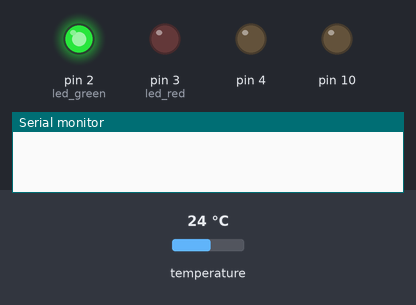
Recording of a sketch running on a simulated Arduino Mega 2560, built with avr-gcc and run on an emulated ATmega2560. Shown: output pins drawn as LEDs (lit = HIGH), the last lines printed to the serial monitor. Inputs (shaded band) come from the test bench; at power-on: temperature 24 °C. Storage starts empty.

Above: at 0.1 s.
At 2.1 s:
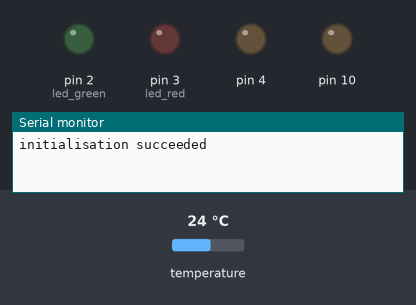
At 14.0 s:
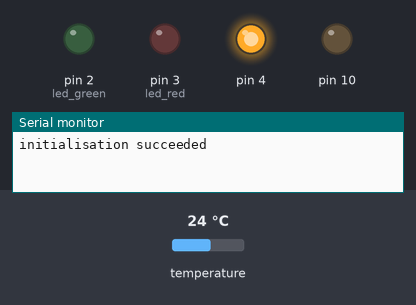
Timing chart, 0 to 15.5 s (numbered marks = the images above):
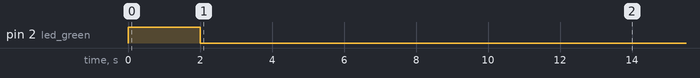

The sketch:

_GPS_ROVER_V1.ino
```cpp
/*
 * Box 1: Kanal 2607
 * Box 2: Kanal 2608
 * Box 3: Kanal 2609
 * Box 4: Kanal 2610
 * Box 5: Kanal 2611
 */


#include "DropRecovery.h"
SettingGPS gps;
SettingSD sd;
SettingBMS bms;
SettingTPL tpl;

float measurment_time = 3; // Declare measurment time in minutes
int cts = 30;

void setup() {
  // Initialize all serial ports:
  Serial.begin(115200); // Start serial port for debugging
  Serial1.begin(38400); // Start serial port with GPS receiver
  Serial2.begin(115200); // Start serial port with XBEE module

  pinMode(cts, INPUT);

  tpl.LEDInit(); // Initialize green and red led + switch on green led for 2 seconds when switched on
  tpl.TPLInit(); // Initialize TPL5110
  sd.SdInit(); // Initialize SD Card
  gps.GpsInit(); // send configuration for GPS initialisation
  gps.RawxConfig(); // send configuration data in UBX protocol to receive RAWX and SFRBX

  // BMS
  float temp = bms.Temperature();
  float volt = bms.Voltage();
  sd.WriteBmsLog(temp, volt);
  if (temp < 0.0 or volt < bms.LowVoltage) {
    Serial2.print("Battery or temperature low!");
    delay(20);
    tpl.TPLToggle();
  }

  // Open GPS File
  sd.root = SD.open("/");
  sd.OpenFile(sd.root);

  // Start measuring the time
  tpl.start_time = millis();
}

void loop() {
  char rawx_buffer[gps.buffer_length]; // declare a buffer
  int buffer_index = 0; // declare buffer index
  int sent_index = 0; // declare sent index for telemetry
  while (Serial1.available()) { // while GPS receiver transmits bytes, write them into buffer
    int avail = Serial1.available();
    char* rawx_buffer_ptr = rawx_buffer + buffer_index;
    Serial1.readBytes(rawx_buffer_ptr, avail);
    buffer_index += avail;
    if (buffer_index > gps.buffer_length) { // if more data available on Serial1 than gps.buffer_length, delete message
      Serial.print("index");
      buffer_index = 0;
      break;
    }
  }

  if (buffer_index != 0) {
    // when GPS receiver is done transmitting data, store it on microSD
    sd.gpsFile.write(rawx_buffer , buffer_index);
    sd.gpsFile.flush();

    // Send data via telemetry

    int cts_counter = 0;
    while (sent_index < buffer_index && cts_counter < 150) {
      if ((int) digitalRead(cts) == 0) {
        Serial2.write(rawx_buffer[sent_index]);
        sent_index++;
      }
      else {
        delay(3);
        cts_counter++;
      }
    }
  }

  tpl.current_time = millis(); // measure current time
  if (tpl.TPLMeasureTime(tpl.current_time, tpl.start_time, measurment_time)) {
    tpl.TPLToggle();
  }
}
```

BmsLibrary.cpp
```cpp
#include "DropRecovery.h"
#include <OneWire.h>
#include <DallasTemperature.h>

SettingBMS::SettingBMS() {
  // Anything required when instantiating an object, goes here.
  MaxVoltageBattery = 4.2;
  MaxVoltageArduino = 3.3;
  LowVoltage = 3.2;
  Vpp = MaxVoltageArduino / 1023;
}

float SettingBMS::Temperature() {
  OneWire oneWire(5); // Setup a oneWire instance to communicate with any OneWire devices on pin 5 on Arduino Board (not just Maxim/Dallas temperature ICs)
  DallasTemperature sensors(&oneWire); // Pass oneWire reference to Dallas Temperature.
  sensors.begin(); // Start up the library. IC Default 9 bit.
  sensors.requestTemperatures(); // Send the command to get temperatures
  delay(1000); // Wait before reading out - IMPORTANT!
  temperature = sensors.getTempCByIndex(0); // Read the temperature
  delay(5);

  return temperature;
}

float SettingBMS::Voltage() {
  analog_value = analogRead(A10);
  real_voltage = (analog_value * Vpp) * MaxVoltageBattery / MaxVoltageArduino;

  return real_voltage;
}
```

DropRecovery.h
```cpp
#ifndef dr
#define dr

#if (ARDUINO>=100)
#include "Arduino.h"
#else
#include "WProgram.h"
#endif

#include <SD.h>

// Global variables
// A bit hacky, but needs to be instantiated as global variables, otherwise it won't work! Issue due to PROGMEM.
const char UBLOX_INIT[] PROGMEM = {
  // Disable NMEA
  0xB5, 0x62, 0x06, 0x01, 0x08, 0x00, 0xF0, 0x00, 0x00, 0x00, 0x00, 0x00, 0x00, 0x00, 0xFF, 0x23, // GxGGA off
  0xB5, 0x62, 0x06, 0x01, 0x08, 0x00, 0xF0, 0x01, 0x00, 0x00, 0x00, 0x00, 0x00, 0x00, 0x00, 0x2A, // GxGLL off
  0xB5, 0x62, 0x06, 0x01, 0x08, 0x00, 0xF0, 0x02, 0x00, 0x00, 0x00, 0x00, 0x00, 0x00, 0x01, 0x31, // GxGSA off
  0xB5, 0x62, 0x06, 0x01, 0x08, 0x00, 0xF0, 0x03, 0x00, 0x00, 0x00, 0x00, 0x00, 0x00, 0x02, 0x38, // GxGSV off
  0xB5, 0x62, 0x06, 0x01, 0x08, 0x00, 0xF0, 0x04, 0x00, 0x00, 0x00, 0x00, 0x00, 0x00, 0x03, 0x3F, // GxRMC off
  0xB5, 0x62, 0x06, 0x01, 0x08, 0x00, 0xF0, 0x05, 0x00, 0x00, 0x00, 0x00, 0x00, 0x00, 0x04, 0x46, // GxVTG off

  // Disable UBX
  0xB5, 0x62, 0x06, 0x01, 0x08, 0x00, 0x02, 0x15, 0x00, 0x00, 0x00, 0x00, 0x00, 0x00, 0x26, 0x46, // RXM-RAWX off
  0xB5, 0x62, 0x06, 0x01, 0x08, 0x00, 0x02, 0x13, 0x00, 0x00, 0x00, 0x00, 0x00, 0x00, 0x24, 0x38, // RXM-SFRBX off

  // Rate
  // 0xB5, 0x62, 0x06, 0x08, 0x06, 0x00, 0xE8, 0x03, 0x01, 0x00, 0x01, 0x00, 0x01, 0x39, //(1Hz)
  0xB5, 0x62, 0x06, 0x08, 0x06, 0x00, 0xD0, 0x07, 0x01, 0x00, 0x01, 0x00, 0xED, 0xBD, // (0.5Hz)
  // 0xB5, 0x62, 0x06, 0x08, 0x06, 0x00, 0xB8, 0x0B, 0x01, 0x00, 0x01, 0x00, 0xD9, 0x41, // (0.33Hz)
};

const char UBLOX_INIT_RAWX[] PROGMEM = {
  // Disable UBX
  0xB5, 0x62, 0x06, 0x01, 0x08, 0x00, 0x02, 0x15, 0x00, 0x00, 0x00, 0x00, 0x00, 0x00, 0x26, 0x46, // RXM-RAWX off
  0xB5, 0x62, 0x06, 0x01, 0x08, 0x00, 0x02, 0x13, 0x00, 0x00, 0x00, 0x00, 0x00, 0x00, 0x24, 0x38, // RXM-SFRBX off

  // Enable UBX
  0xB5, 0x62, 0x06, 0x01, 0x08, 0x00, 0x02, 0x15, 0x00, 0x01, 0x00, 0x00, 0x00, 0x00, 0x27, 0x4B, // RXM-RAWX on
  0xB5, 0x62, 0x06, 0x01, 0x08, 0x00, 0x02, 0x13, 0x00, 0x01, 0x00, 0x00, 0x00, 0x00, 0x25, 0x3D, // RXM-SFRBX on
};

// Classes
class SettingGPS {
  public:
    // Constructor
    SettingGPS();

    // Methods
    void GpsInit();
    void RawxConfig();
    // Variables
    int buffer_length;
};

class SettingSD {
  public:
    // Constructor
    SettingSD();

    // Methods
    void SdInit();
    void OpenFile(File dir);
    void WriteBmsLog(double temp, double volt);

    // Variables
    File bmsFile; // Declare file where BMS data will be written onto.
    File gpsFile; // Declare file where GPS data will be written onto.
    File root; // Declare root of store data.
};

class SettingBMS {
  public:
    // Constructor
    SettingBMS();

    // Methods
    float Temperature();
    float Voltage();

    // Variables
    float temperature; // Variable to store temperature value
    int analog_value; // Analog voltage value that Arduino reads
    float real_voltage; // Real measured voltage
    float MaxVoltageBattery; // Maximum voltage on battery when charged
    float MaxVoltageArduino; // Maximum voltage Arduino should read
    float LowVoltage; // Lowest acceptable voltage
    float Vpp; // Volts per point <-> accuracy of measurement
};

class SettingTPL {
  public:
    // Contstructor
    SettingTPL();

    // Method
    void LEDInit();
    void TPLInit();
    bool TPLMeasureTime(unsigned long current_time, unsigned long start_time, unsigned long measurment_time);
    void TPLToggle();

    // Variable
    unsigned long start_time;
    unsigned long current_time;
    int led_green;
    int led_red;
};


#endif
```

GPSLibrary.cpp
```cpp
#include "DropRecovery.h"

SettingGPS::SettingGPS() {
  // Anything required when instantiating an object, goes here.
  buffer_length = 3000;
}

void SettingGPS::GpsInit() {
  for (int i = 0; i < sizeof(UBLOX_INIT); i++) {
    Serial1.write( pgm_read_byte(UBLOX_INIT + i) );
    delay(10); // simulating a 38400baud pace (or less), otherwise commands are not accepted by the device.
  }
  delay(8000); // wait 8 seconds until position lock on GPS receiver
}

void SettingGPS::RawxConfig() {
  for (int i = 0; i < sizeof(UBLOX_INIT_RAWX); i++) {
    Serial1.write( pgm_read_byte(UBLOX_INIT_RAWX + i) );
    delay(10); // simulating a 38400baud pace (or less), otherwise commands are not accepted by the device.
  }
  delay(20);
}
```

SdFileLibrary.cpp
```cpp
#include "DropRecovery.h"

SettingSD::SettingSD() {
  // Anything required when instantiating an object, goes here.
}

void SettingSD::SdInit() {
  pinMode(10, OUTPUT);
  if (!SD.begin(10)) {
    Serial.println("initialisation failed");
    delay(20);
    return;
  }
  Serial.println("initialisation succeeded");
  delay(20);
}

void SettingSD::OpenFile(File dir) {
  int file_count = -1; // -1 as bms-file will also be counted.
  while (true) {
    File entry =  dir.openNextFile();
    if (! entry) {
      // no more files
      gpsFile = SD.open("ROV" + String(file_count) + ".bin", FILE_WRITE);
      break;
    }
    else {
      file_count += 1;
      entry.close();
    }

  }
}

void SettingSD::WriteBmsLog(double temp, double volt) {
  bmsFile = SD.open("BMS.txt", FILE_WRITE);
  bmsFile.print(" Temperature ");  bmsFile.print(temp);
  bmsFile.print("°C, Voltage "); bmsFile.print(volt); bmsFile.println("V");
  bmsFile.close();
}
```

TPL5110Library.cpp
```cpp
#include "DropRecovery.h"


SettingTPL::SettingTPL() {
  // Anything required when instantiating an object, goes here.
  led_green = 2;
  led_red = 3;
}

void SettingTPL::LEDInit() {
  pinMode(led_green, OUTPUT);
  pinMode(led_red, OUTPUT);

  // Feedback, that system is on
  digitalWrite(led_green, HIGH);
  delay(2000);
  digitalWrite(led_green, LOW);
}

void SettingTPL::TPLInit() {
  pinMode(4, OUTPUT);
  digitalWrite(4, LOW);
  delay(20);
}

bool SettingTPL::TPLMeasureTime(unsigned long current_time, unsigned long start_time, unsigned long measurment_time) {
  if (current_time - start_time > measurment_time * 60 * 1000) // if measurment_time is exceeded, toggle TPL5110
    return true;
  else
    return false;
}

void SettingTPL::TPLToggle() {
  digitalWrite(4, HIGH); // toggle TPL5110
}
```
